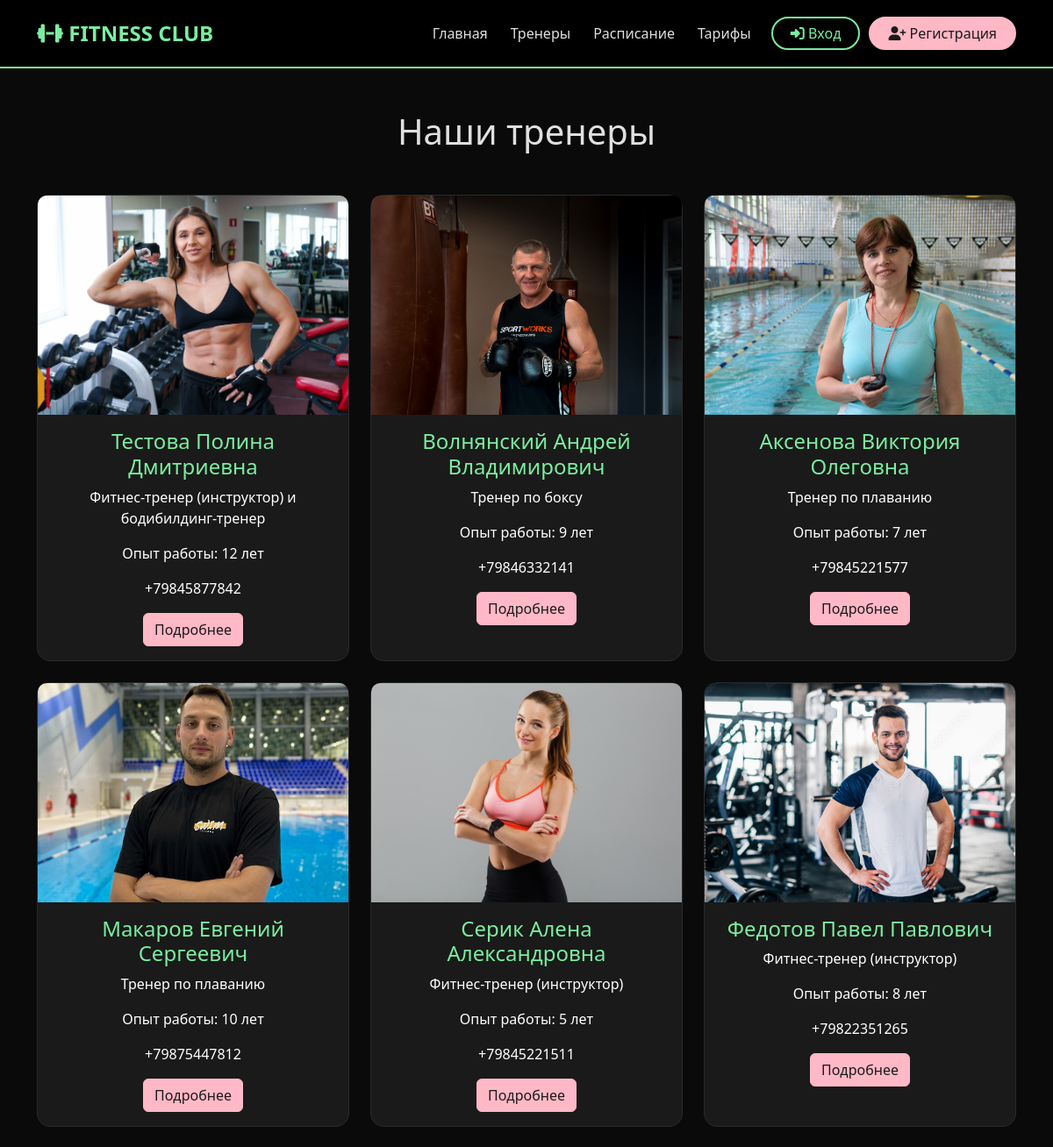
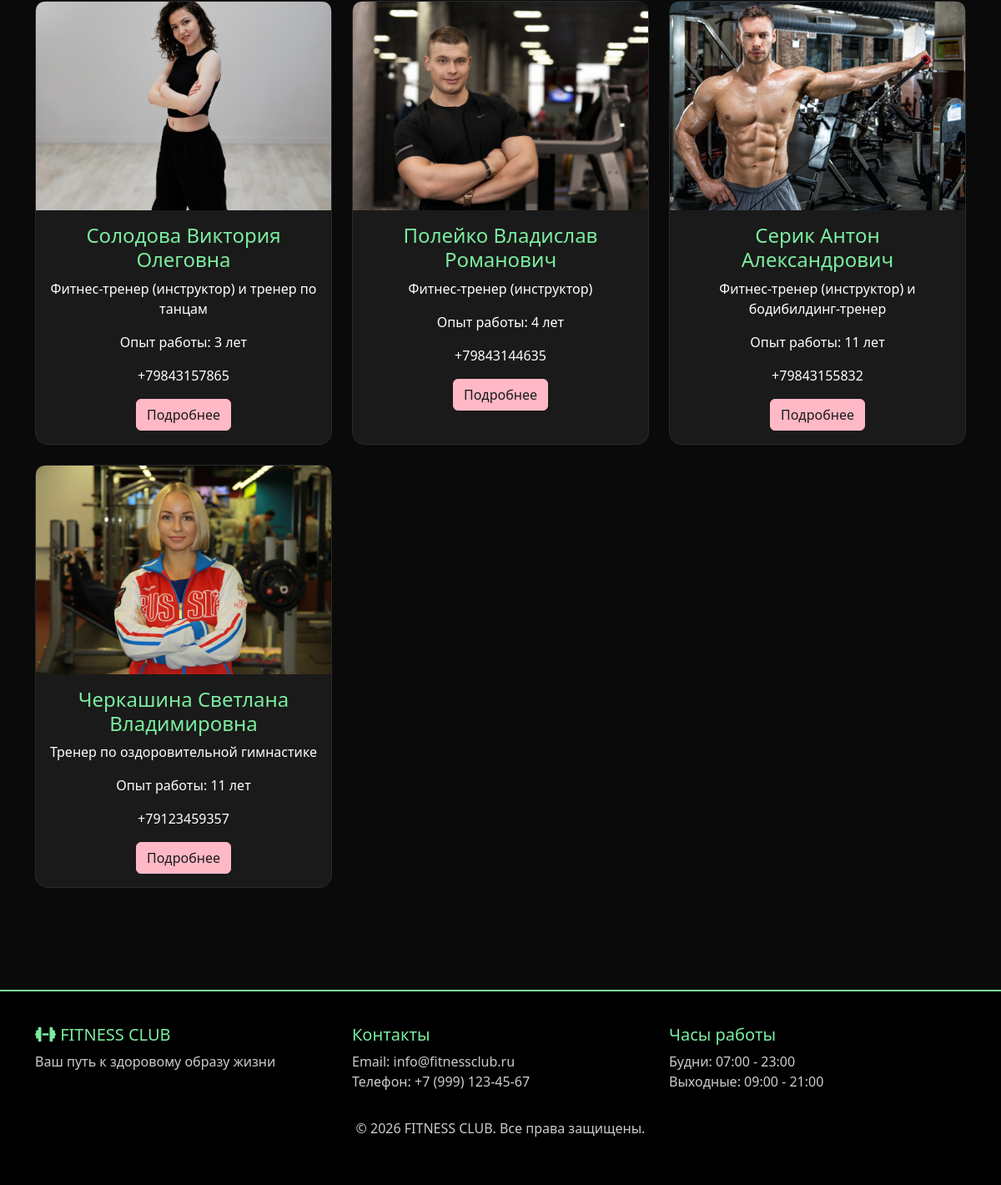
Page /trainers/ on the earlier database version (2 pictures, top to bottom).
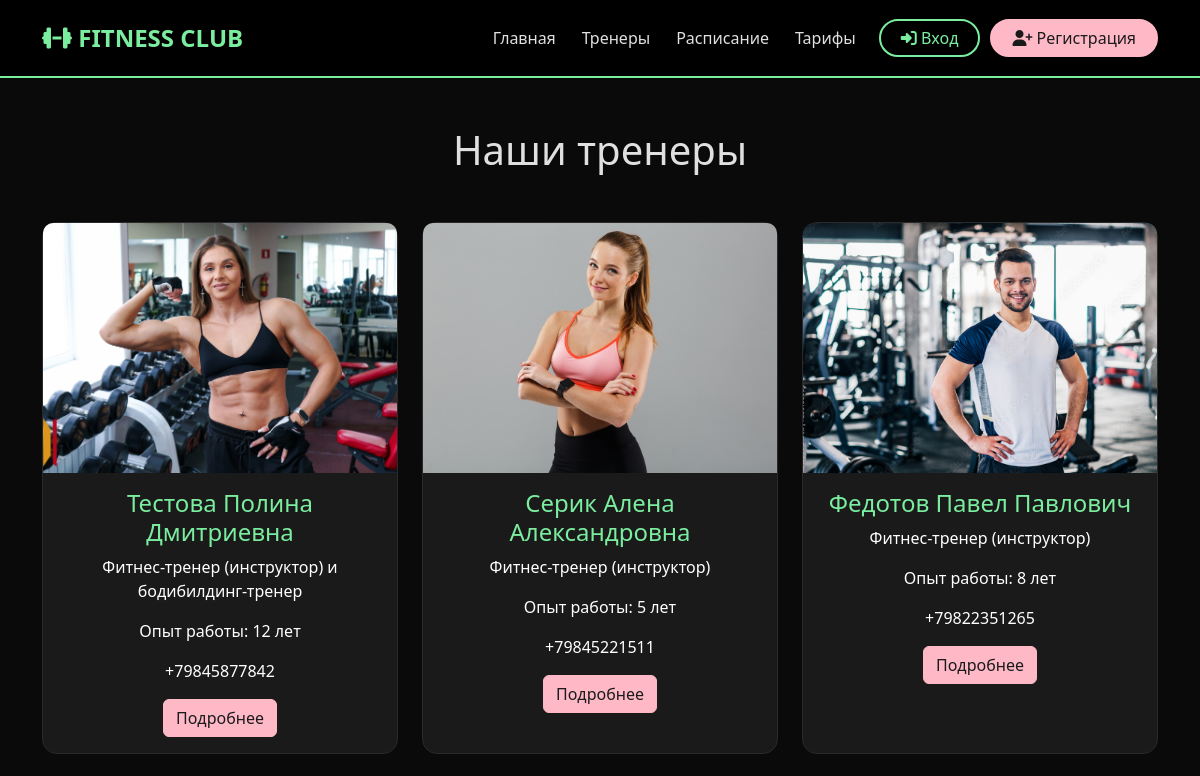
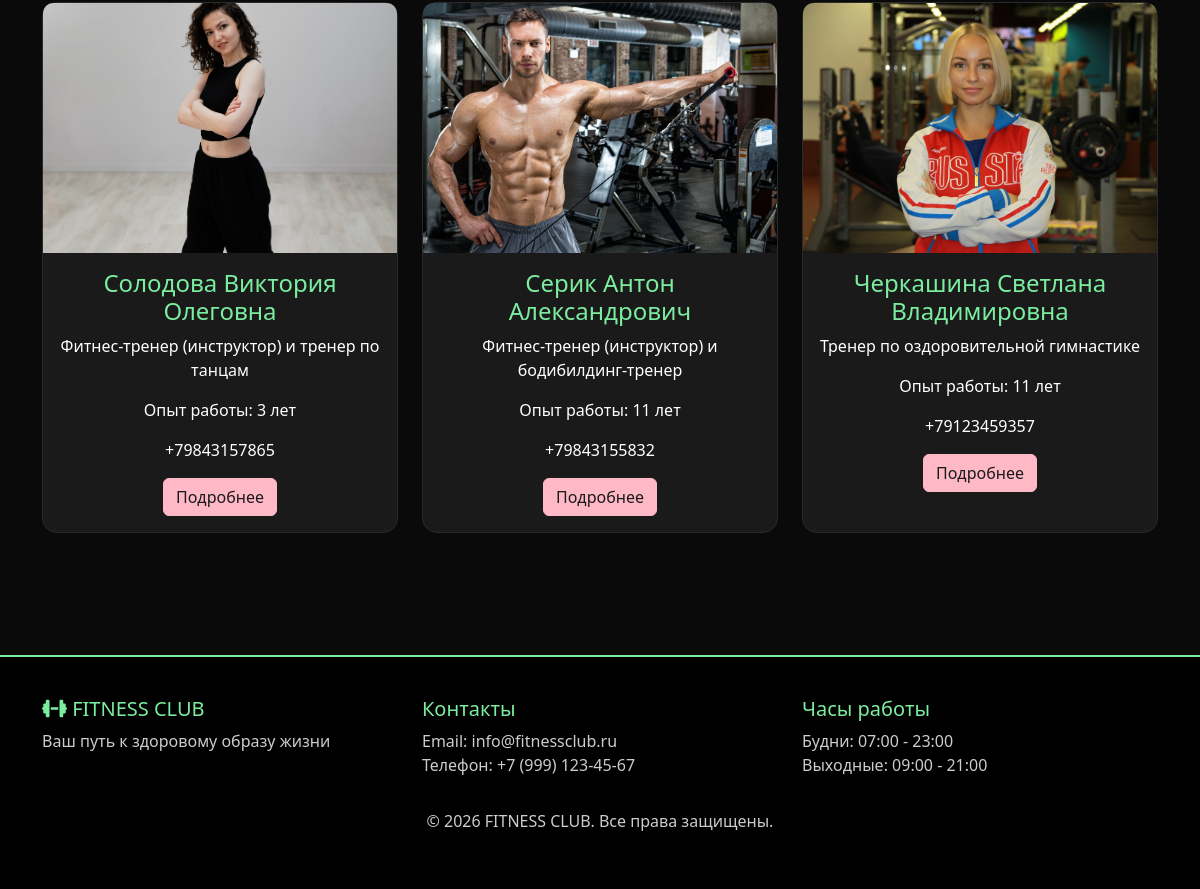
Same page on the later database version (2 pictures, top to bottom).
### main/models.py (models this page shows, shortened)
class TrainerBio(models.Model):
    trainer = models.OneToOneField( 'users.User', on_delete=models.CASCADE, primary_key=True,related_name='bio')
    specialty = models.CharField('Специализация', max_length=100)
    experience_years = models.IntegerField('Стаж работы', default=0)
    photo = models.ImageField('Фото', upload_to='trainers/', null=True, blank=True)
    bio = models.TextField('Биография', blank=True)
    achievements = models.TextField('Достижения', blank=True)
    education = models.TextField('Образование', blank=True)
    class Meta:
        verbose_name = 'Биография тренера'
        verbose_name_plural = 'Биографии тренеров'

### users/models.py (models this page shows, shortened)
class User(AbstractUser):
    first_name = None
    last_name = None
    username = None
    full_name = models.CharField('ФИО', max_length=200)
    email = models.EmailField('Email', unique=True)
    phone = models.CharField('Телефон', max_length=12, blank=True, unique=True)
    birth_date = models.DateField('Дата рождения', null=True, blank=True)
    is_trainer = models.BooleanField('Тренер', default=False)
    tariff_name = models.CharField('Название тарифа', max_length=100, blank=True, null=True)
    tariff_price = models.DecimalField('Цена тарифа', max_digits=10, decimal_places=2, blank=True, null=True)
    tariff_duration = models.IntegerField('Длительность тарифа (дней)', blank=True, null=True)
    tariff_purchase_date = models.DateField('Дата покупки', auto_now_add=True, null=True)
    tariff_end_date = models.DateField('Дата окончания тарифа', blank=True, null=True)
    tariff_type = models.CharField(  'Тип тарифа',max_length=20,choices=[('day', 'Дневной (до 17:00)'), ('evening', 'Вечерний (после 17:00)'), ('unlimited', 'Безлимитный')],blank=True,null=True)
    tariff_has_personal = models.BooleanField('Доступ к персональным тренировкам', default=False)
    USERNAME_FIELD = 'email'
    REQUIRED_FIELDS = ['full_name']
    class Meta:
        verbose_name = 'Пользователь'
        verbose_name_plural = 'Пользователи'

### main/views.py (the view)
# urls.py: path('trainers/', views.trainer_list, name='trainer_list'),
def trainer_list(request):
    bios = TrainerBio.objects.filter(trainer__is_trainer=True).select_related('trainer')
    logger.info(f'Пользователь {request.user.full_name if request.user.is_authenticated else "Гость"} просматривает список тренеров')
    return render(request, 'trainer_list.html', {'bios': bios})

### main/templates/trainer_list.html (shortened to what this page needs)
{% extends 'base.html' %}
{% block content %}
<div class="container py-5">
    <h1 class="text-center mb-5">Наши тренеры</h1>
    <div class="row">
        {% for bio in bios %}
        <div class="col-md-4 mb-4">
            <div class="card h-100 text-center">
                {% if bio.photo %}
                    <img src="{{ bio.photo.url }}" class="card-img-top" alt="{{ bio.trainer.full_name }}" style="height: 250px; object-fit: cover; border-radius: 10px 10px 0 0;">
                {% else %}
                    <div class="bg-secondary text-white d-flex align-items-center justify-content-center" style="height: 250px; border-radius: 10px 10px 0 0;">
                        <i class="fas fa-user fa-5x"></i>
                    </div>
                {% endif %}
                <div class="card-body">
                    <h4>{{ bio.trainer.full_name }}</h4>
                    <p class="text-muted">{{ bio.specialty }}</p>
                    <p>Опыт работы: {{ bio.experience_years }} лет</p>
                    <p>{{ bio.trainer.phone }}</p>
                    <a href="{% url 'main:trainer_detail' bio.pk %}" class="btn btn-primary">Подробнее</a>
                </div>
            </div>
        </div>
        {% empty %}
        <div class="col-12">
            <div class="alert alert-info text-center">
                <p>Тренеры скоро появятся.</p>
            </div>
        </div>
        {% endfor %}
    </div>
</div>
{% endblock %}

### main/templates/base.html (shortened to what this page needs)
<!DOCTYPE html>
<html lang="ru">
<head>
    <link href="https://cdn.jsdelivr.net/npm/bootstrap@5.3.0/dist/css/bootstrap.min.css" rel="stylesheet">
    <link rel="stylesheet" href="https://cdnjs.cloudflare.com/ajax/libs/font-awesome/6.4.0/css/all.min.css">
</head>
<body>
    <nav class="navbar navbar-expand-lg navbar-dark bg-dark">
        <div class="container">
            <a class="navbar-brand" href="{% url 'main:home' %}">
                <i class="fas fa-dumbbell"></i> FITNESS CLUB
            </a>
            <div class="collapse navbar-collapse" id="navbarNav">
                <ul class="navbar-nav ms-auto">
                    <li class="nav-item">
                        <a class="nav-link" href="{% url 'main:home' %}">Главная</a>
                    </li>
                    <li class="nav-item">
                        <a class="nav-link" href="{% url 'main:trainer_list' %}">Тренеры</a>
                    </li>
                    <li class="nav-item">
                        <a class="nav-link" href="{% url 'main:schedule_list' %}">Расписание</a>
                    </li>
                    <li class="nav-item">
                        <a class="nav-link" href="{% url 'main:tariff_list' %}">Тарифы</a>
                    </li>
                </ul>
                <div class="d-flex">
                    {% if user.is_authenticated %}
    <div class="dropdown">
        <button class="btn btn-profile dropdown-toggle" type="button" data-bs-toggle="dropdown">
    <i class="fas fa-user-circle"></i> {{ user.full_name }}
</button>
        <ul class="dropdown-menu dropdown-menu-end">
            {% if user.is_trainer %}
                <li><a class="dropdown-item" href="{% url 'trainers:dashboard' %}">
                    <i class="fas fa-chalkboard-user"></i> Панель тренера
                </a></li>
                <li><hr class="dropdown-divider"></li>
            {% endif %}
            <li><a class="dropdown-item" href="{% url 'users:profile' %}">
                <i class="fas fa-id-card"></i> Мой профиль
            </a></li>
            <li><a class="dropdown-item" href="{% url 'users:password_change' %}">
                <i class="fas fa-key"></i> Сменить пароль
            </a></li>
            <li><hr class="dropdown-divider"></li>
            <li><a class="dropdown-item" href="{% url 'users:logout' %}">
                <i class="fas fa-sign-out-alt"></i> Выйти
            </a></li>
        </ul>
    </div>
{% else %}
                        <a href="{% url 'users:login' %}" class="btn btn-login">
                            <i class="fas fa-sign-in-alt"></i> Вход
                        </a>
                        <a href="{% url 'users:register' %}" class="btn btn-register">
                            <i class="fas fa-user-plus"></i> Регистрация
                        </a>
                    {% endif %}
                </div>
            </div>
        </div>
    </nav>
    <main>
        {% block content %}
        {% endblock %}
    </main>
    <footer class="footer">
        <div class="container">
            <div class="row">
                <div class="col-md-4">
                    <h5><i class="fas fa-dumbbell"></i> FITNESS CLUB</h5>
                    <p>Ваш путь к здоровому образу жизни</p>
                </div>
                <div class="col-md-4">
                    <h5>Контакты</h5>
                    <p>Email: info@fitnessclub.ru<br>Телефон: +7 (999) 123-45-67</p>
                </div>
                <div class="col-md-4">
                    <h5>Часы работы</h5>
                    <p>Будни: 07:00 - 23:00<br>Выходные: 09:00 - 21:00</p>
                </div>
            </div>
            <div class="text-center mt-3">
                <p>&copy; 2026 FITNESS CLUB. Все права защищены.</p>
            </div>
        </div>
    </footer>
</body>
</html>

### main/templates/base.html (style rules this page uses)
body { background-color: #0a0a0a; color: #e0e0e0; }
.navbar { background-color: #000000 !important; border-bottom: 2px solid #7bed9f; padding: 15px 0; }
.navbar-dark .navbar-nav .nav-link { color: #e0e0e0 !important; transition: color 0.3s ease; font-weight: 500; margin: 0 5px; }
.navbar-brand { color: #7bed9f !important; font-weight: bold; font-size: 1.5rem; }
.btn-login { background-color: transparent; border: 2px solid #7bed9f; color: #7bed9f !important; border-radius: 25px; padding: 5px 20px; margin-left: 10px; transition: all 0.3s ease; }
.btn-register { background-color: #ffb8c6; border: 2px solid #ffb8c6; color: #1a1a1a !important; border-radius: 25px; padding: 5px 20px; margin-left: 10px; transition: all 0.3s ease; }
.btn-primary { background-color: #ffb8c6; border-color: #ffb8c6; color: #1a1a1a; transition: all 0.3s ease; }
.card { background-color: #1a1a1a; border: 1px solid #2a2a2a; border-radius: 15px; transition: transform 0.3s, box-shadow 0.3s; }
.card-title, .card h3, .card h4, .card h5 { color: #7bed9f; }
.card-text, .card-body p { color: #c0c0c0; }
.footer { background-color: #000000; color: #888888; padding: 40px 0; margin-top: 50px; border-top: 2px solid #7bed9f; }
.footer h5 { color: #7bed9f; }
a { color: #ffb8c6; text-decoration: none; }
.card .text-muted, .trainer-specialty { color: #ffffff !important; opacity: 1; font-weight: 500; }
.card-text, .workout-description, .card-body p { color: #ffffff !important; }
.text-muted { color: #cccccc !important; }
.footer p, .footer .text-muted { color: #cccccc !important; }
.card-body { color: #ffffff; }
.card { background-color: #1a1a1a !important; border-color: #2a2a2a !important; }
.btn-primary { background-color: #ffb8c6 !important; border-color: #ffb8c6 !important; color: #1a1a1a !important; }

Differences in the rows shown:
removed TrainerBio: photo (picture), trainer.full_name "Волнянский Андрей Владимирович", specialty "Тренер по боксу", experience_years "9", trainer.phone "+79846332141"
removed TrainerBio: photo (picture), trainer.full_name "Аксенова Виктория Олеговна", specialty "Тренер по плаванию", experience_years "7", trainer.phone "+79845221577"
removed TrainerBio: photo (picture), trainer.full_name "Макаров Евгений Сергеевич", specialty "Тренер по плаванию", experience_years "10", trainer.phone "+79875447812"
removed TrainerBio: photo (picture), trainer.full_name "Полейко Владислав Романович", specialty "Фитнес-тренер (инструктор)", experience_years "4", trainer.phone "+79843144635"
